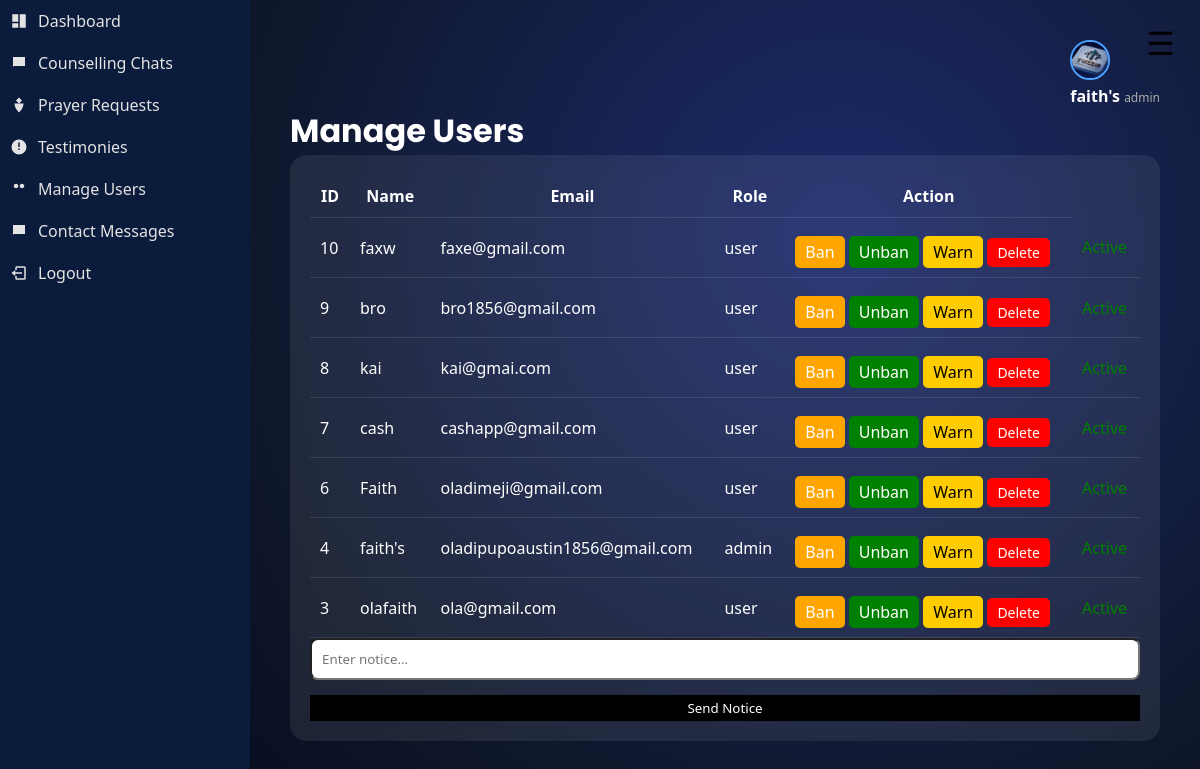
/admin/users (signed in), run on an earlier commit of the app's database.
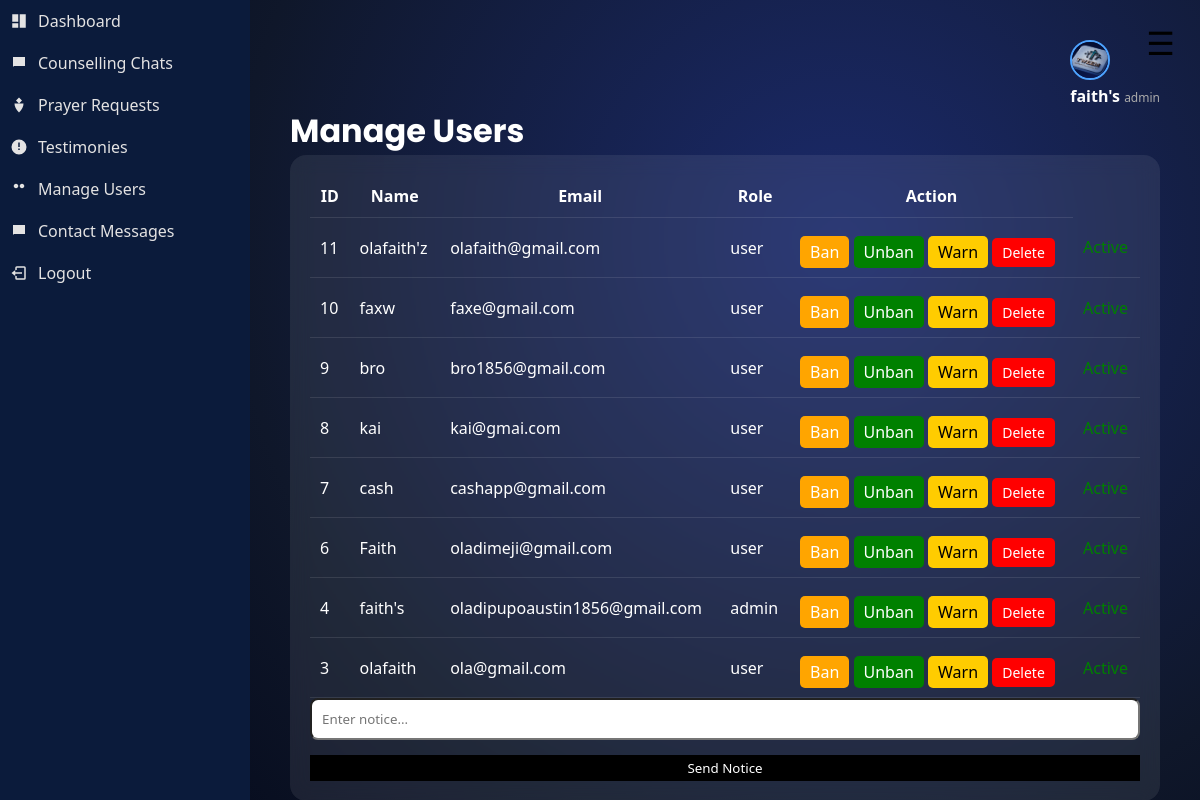
And on a later commit of the database.
### tables this page shows
CREATE TABLE users (
            id INTEGER PRIMARY KEY AUTOINCREMENT,
            name TEXT NOT NULL,
            email TEXT UNIQUE NOT NULL,
            password TEXT NOT NULL
        , role TEXT DEFAULT 'user', profile_pic TEXT, is_verified INTEGER DEFAULT 0, status TEXT DEFAULT 'active', warning TEXT DEFAULT '', reset_token TEXT);

### app.py (the view)
@app.route("/admin/users")
def admin_users():
    if session.get("role") != "admin":
        return "Access denied"
    conn = sqlite3.connect("database.db")
    conn.row_factory = sqlite3.Row
    cursor = conn.cursor()
    cursor.execute("SELECT * FROM users ORDER BY id DESC")
    users = cursor.fetchall()
    conn.close()
    return render_template("admin_users.html", users=users)

### app.py (called while the page is built)
@app.context_processor
def inject_user():
    if "user_id" in session:
        conn = sqlite3.connect("database.db")
        conn.row_factory = sqlite3.Row
        cursor = conn.cursor()
        cursor.execute("SELECT * FROM users WHERE id=?", (session["user_id"],))
        user = cursor.fetchone()
        conn.close()
        return dict(user=user)
    return dict(user=None)

### templates/admin_users.html (shortened to what this page needs)
{% extends "layout.html" %}
{% block content %}
<h1>Manage Users</h1>
<div class="dashboard-card">
<table class="dashboard-table">
<tr>
<th>ID</th>
<th>Name</th>
<th>Email</th>
<th>Role</th>
<th>Action</th>
</tr>
{% for user in users %}
<tr>
<td>{{ user["id"] }}</td>
<td>{{ user["name"] }}</td>
<td>{{ user["email"] }}</td>
<td>{{ user["role"] }}</td>
<td>
    <a href="/admin/ban_user/{{ user['id'] }}" class="ban-btn">Ban</a>
    <a href="/admin/unban_user/{{ user['id'] }}" class="unban-btn">Unban</a>
    <a href="/admin/warn_user/{{ user['id'] }}" class="warn-btn">Warn</a>
<a href="/admin/delete_user/{{ user['id'] }}">
<button class="delete-btn">Delete</button>
</a>
</td>
<td>
    {% if user['status'] == 'banned' %}
        <span style="color:red;">Banned</span>
    {% else %}
        <span style="color:green;">Active</span>
    {% endif %}
</td>
</tr>
{% endfor %}
</table>
<form method="POST" action="/admin/send_notice">
    <input type="text" name="message" placeholder="Enter notice..." required>
    <button type="submit">Send Notice</button>
</form>
</div>
{% endblock %}

### templates/layout.html (shortened to what this page needs)
<!DOCTYPE html>
<html lang="en">
<head>
    <link rel="stylesheet" href="{{ url_for('static', filename='css/style.css') }}">
    <link rel="stylesheet" href="{{ url_for('static', filename='css/mobile.css') }}">
</head>
<body class="light">
<div class="app">
<button id="menu-toggle-btn" onclick="toggleMenu()" class="menu-toggle-btn">☰</button>
    <aside class="sidebar" id="sidebar">
        <nav class="menu">
            {% if session.get("role") == "admin" %}
            <a href="/admin/dashboard">
                <svg><use href="#icon-dashboard"/></svg>
                Dashboard
            </a>
            <a href="/admin/chats">
                <svg><use href="#icon-chat"/></svg>
                Counselling Chats
            </a>
            <a href="/admin/prayers">
                <svg><use href="#icon-prayer"/></svg>
                Prayer Requests
            </a>
            <a href="/admin/testimonies">
                <svg><use href="#icon-testimony"/></svg>
                Testimonies
            </a>
            <a href="/admin/users">
                <svg><use href="#icon-users"/></svg>
                Manage Users
            </a>
            <a href="/admin/contacts">
                <svg><use href="#icon-chat"/></svg>
                Contact Messages
            </a>
            {% endif %}
            <a href="/logout">
                <svg><use href="#icon-logout"/></svg>
                Logout
            </a>
        </nav>
    </aside>
    <main class="content" id="content">
       <header class="topbar">
<div class="topbar-right">
<div class="topbar-right">
    <div class="admin-profile">
        <div class="profile-dropdown">
            <img
            src="{{ url_for('static', filename='uploads/' + user['profile_pic']) if user is defined and user['profile_pic'] else url_for('static', filename='logo.jpg') }}"
            class="profile-img"
            >
        <div class="admin-info">
            <span class="admin-name">{{ session.get("user_name", "User") }}</span>
            <span class="admin-role">{{ session.get("role", "Member") }}</span>
        </div>
</div>
</div>
</header>
        {% block content %}{% endblock %}
    </main>
</div>
</body>
</html>

### static/css/style.css (style rules this page uses)
* { margin: 0; padding: 0; box-sizing: border-box; font-family: 'Segoe UI', sans-serif; }
body, .sidebar, .content, .card, .bible-card { transition: background 0.4s ease, color 0.4s ease, width 0.35s ease, opacity 0.3s ease, transform 0.3s ease; }
body { font-family: 'Nunito', sans-serif; }
h1, h2, h3 { font-family: 'Poppins', sans-serif; }
body { min-height: 100vh; background: radial-gradient(circle at 70% 30%, #1b2a6b, #0f172a 60%, #020617 100%); color: white; overflow-x: hidden; transition: 0.3s ease; }
body::before { content: ""; position: fixed; width: 100%; height: 100%; background: url("https://www.transparenttextures.com/patterns/stardust.png"); opacity: 0.15; z-index: -1; }
.app { display: flex; height: 100vh; }
.sidebar { width: 250px; background: #0b1b3b; color: white; transition: width 0.35s ease; overflow: hidden; position: relative; }
.menu a { padding: 15px 20px; color: white; text-decoration: none; transition: opacity 0.3s ease, transform 0.3s ease, background 0.3s ease; }
.content { flex: 1; padding: 30px; transition: opacity 0.3s ease; }
body { transition: background 0.4s ease, color 0.4s ease; }
.menu { display: flex; flex-direction: column; }
.menu a { padding: 15px 20px; color: white; text-decoration: none; transition: 0.3s ease; }
.content { flex: 1; padding: 40px; position: relative; }
.topbar { display: flex; justify-content: flex-end; }
a { text-decoration: none; color: black; }
button { background-color: black; color: white; border: none; padding: 4px 16px; cursor: pointer; }
input, textarea { width: 100%; padding: 10px; border-radius: 8px; }
form { display: flex; flex-direction: column; gap: 15px; }
.dashboard-card { background:rgba(255,255,255,0.08); border-radius:16px; padding:20px; backdrop-filter:blur(10px); }
.dashboard-table { width:100%; border-collapse:collapse; }
.dashboard-table th, .dashboard-table td { padding:10px; border-bottom:1px solid rgba(255,255,255,0.1); }
.topbar-right { display: flex; justify-content: flex-end; }
.admin-profile { display: flex; align-items: center; gap: 10px; }
.profile-img { width: 40px; height: 40px; border-radius: 50%; object-fit: cover; cursor: pointer; border: 2px solid #4da3ff; }
.profile-dropdown { position: relative; }
.admin-name { font-weight: bold; }
.admin-role { font-size: 12px; color: #aaa; }
.menu a { display: flex; align-items: center; gap: 10px; padding: 10px; text-decoration: none; color: #e4e3e3; }
.menu svg { width: 18px; height: 18px; fill: currentColor; }
.delete-btn { display: inline-block; margin-top: 10px; color: #ff4d4d; text-decoration: none; font-size: 14px; }

### static/css/mobile.css (style rules this page uses)
.menu-toggle-btn { position: fixed; top: 15px; right: 15px; z-index: 9999; font-size: 26px; background: transparent; color: #fff; border: none; padding: 6px 10px; border-radius: 6px; cursor: pointer; width: auto; }
@media (min-width: 769px) { .menu-toggle-btn { font-size: 32px; background: none; color: #000; } }

### templates/admin_users.html (style rules this page uses)
.ban-btn { background: orange; padding: 5px 10px; color: white; border-radius: 5px; }
.unban-btn { background: green; padding: 5px 10px; color: white; border-radius: 5px; }
.warn-btn { background: #ffcc00; padding: 5px 10px; color: black; border-radius: 5px; }
.delete-btn { background: red; padding: 5px 10px; color: white; border-radius: 5px; }

What changed in the data, as far as the page shows it:
added users: id "11", name "olafaith'z", email "olafaith@gmail.com", role "user", status "Active"
